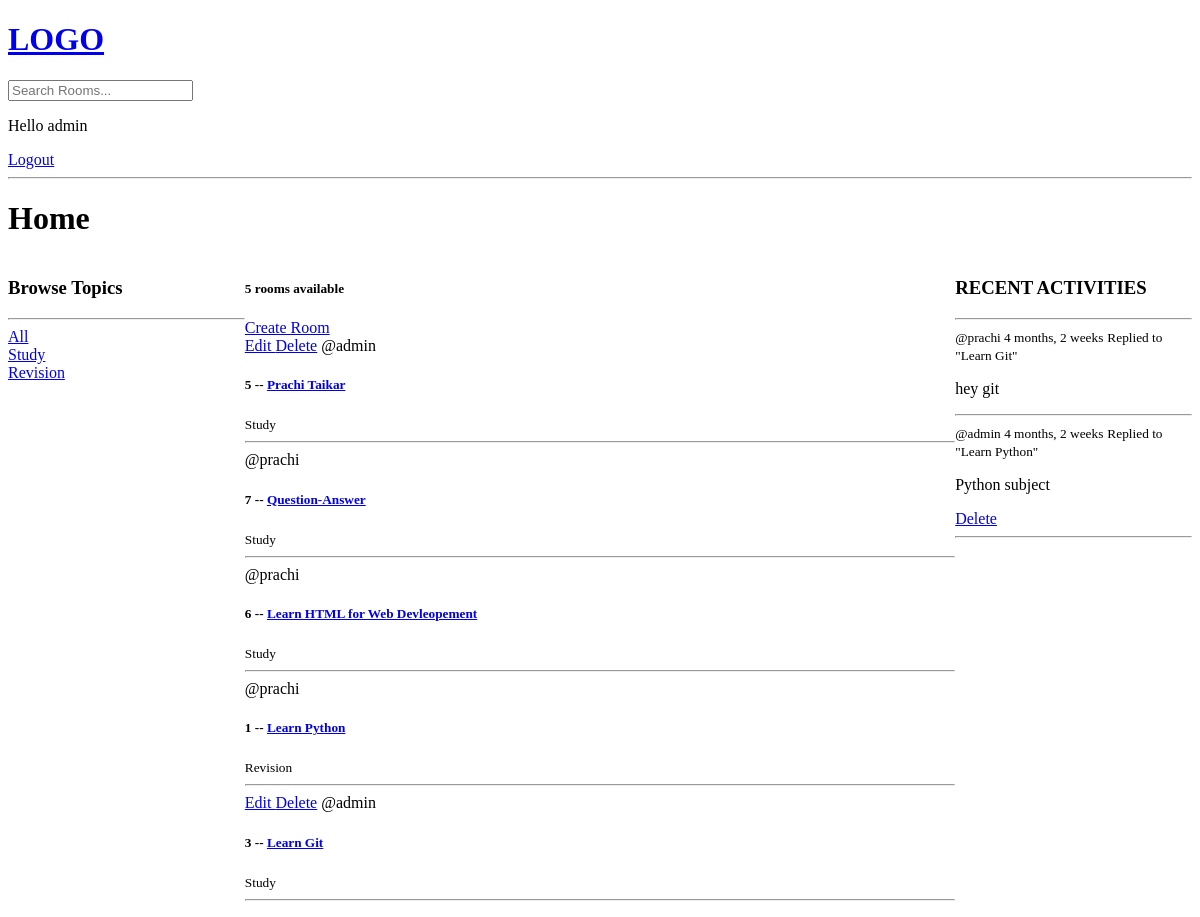
Before: / (signed in) with the older database file.
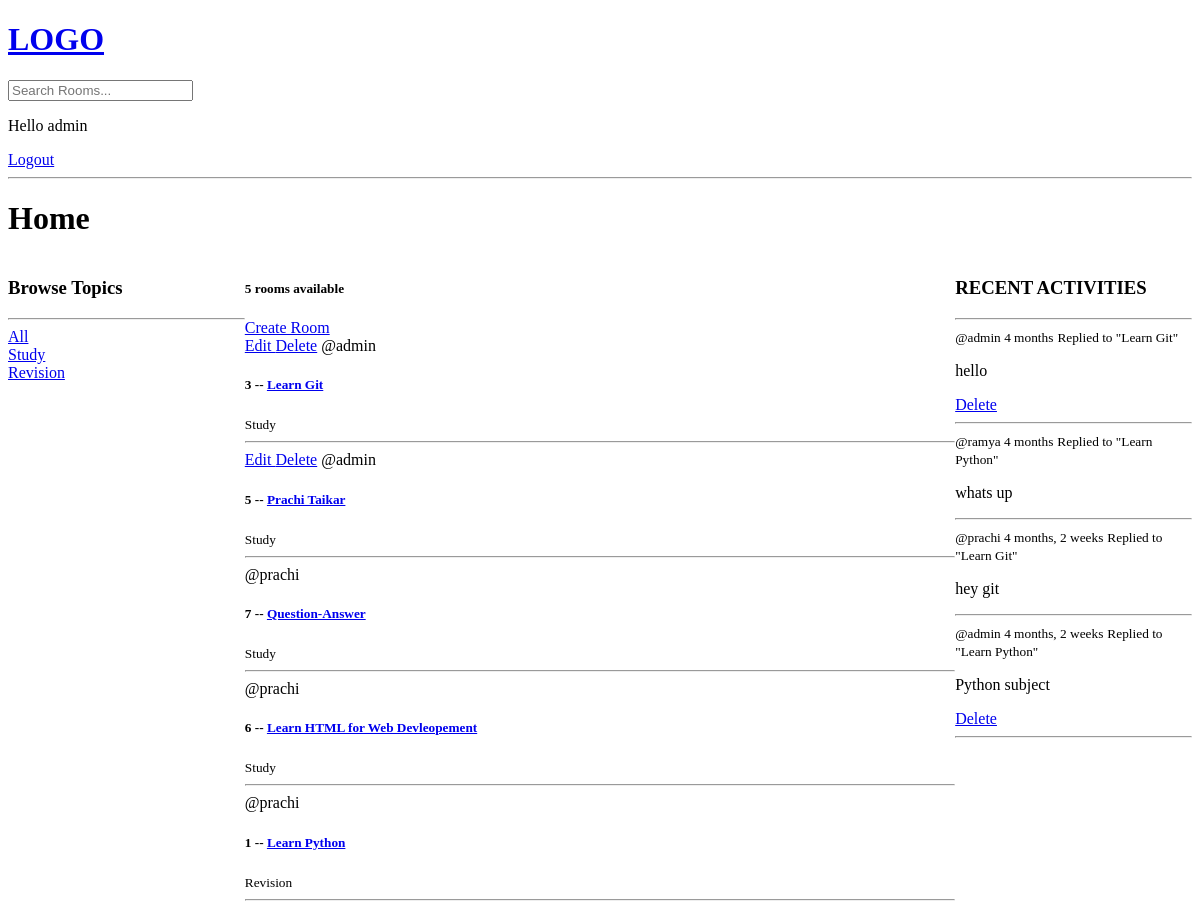
After: the same page with the newer database file.
### base/models.py (models this page shows, shortened)
class Topic(models.Model):
    name = models.CharField(max_length = 200)

class Room(models.Model):
    host = models.ForeignKey(User, on_delete =  models.SET_NULL, null = True)
    topic = models.ForeignKey(Topic, on_delete =  models.SET_NULL, null = True)
    name = models.CharField(max_length = 200)
    description = models.TextField(null = True, blank = True)
    participants = models.ManyToManyField(User, related_name ='participants', blank= True )
    updated = models.DateTimeField(auto_now = True)
    created = models.DateTimeField(auto_now_add = True)
    class Meta:
        ordering = ['-updated', '-created']
    def __str__(self):
        return self.name

class Message(models.Model):
    user = models.ForeignKey(User, on_delete = models.CASCADE)
    room = models.ForeignKey(Room, on_delete = models.CASCADE)
    body = models.TextField()
    updated = models.DateTimeField(auto_now = True)
    created = models.DateTimeField(auto_now_add = True)
    class Meta:
        ordering = ['-updated', '-created']
    def __str__(self):
        return self.body[0:50]

### base/views.py (the view)
# urls.py: path('', views.home, name = "home"),
def home(request):
    q = request.GET.get('q') if request.GET.get('q') != None else ''
    rooms = Room.objects.filter(
        Q(topic__name__icontains=q) |
        Q(name__icontains=q) |
        Q(description__icontains=q)
        )
    topics = Topic.objects.all()
    room_count = rooms.count()
    room_messages = Message.objects.filter(Q(room__topic__name__icontains=q))
    context = { 'rooms': rooms, 'topics': topics, 'room_count': room_count, 'room_messages': room_messages}
    return render(request, 'base/home.html', context)

### base/templates/base/home.html (shortened to what this page needs)
{% extends 'main.html' %}
{% block content %}
<h1>Home</h1>
    <div class="home-container">
        <div>
            {% include 'base/topics_component.html' %}
        </div>
        <div>
            <h5>{{room_count}} rooms available</h5>
            <a href="{% url 'create-room' %}">Create Room</a>
                <div>
                {% include 'base/feed_component.html' %}
                </div>
        </div>
        <div>
            {% include 'base/activity_component.html' %}
        </div>
    </div>
{% endblock content %}

### base/templates/base/topics_component.html
<h3>Browse Topics</h3>
<hr />
<div>
  <a href="{% url 'home' %}?q={{topic.name}}">All</a>
</div>
{% for topic in topics %}
<div>
  <a href="{% url 'home' %}?q={{topic.name}}">{{topic.name}}</a>
</div>
{% endfor %}

### base/templates/base/feed_component.html
{% for room in rooms %}
<div>
  {% if request.user == room.host %}
  <a href="{% url 'update-room' room.id %}"> Edit </a>
  <a href="{% url 'delete-room' room.id %}">Delete</a>
  {% endif %}
  <span> @{{room.host.username}} </span>
  <h5>
    {{room.id}} -- <a href="{% url 'room' room.id  %}"> {{room.name}} </a>
  </h5>
  <small> {{room.topic.name}} </small>
  <hr />
</div>
{% endfor %}

### base/templates/base/activity_component.html
<h3>RECENT ACTIVITIES</h3>
<hr />
{% for message in room_messages %}
<div>
  <small> @{{message.user}} {{message.created|timesince}}</small>
  <small> Replied to "{{message.room}}" </small>
  <p>{{message}}</p>
  {% if request.user == message.user %}
  <a href="{% url 'delete-message' message.id %}"> Delete</a>
  {% endif %}
  <hr />
</div>
{% endfor %}

Changed rows visible on the page:
changed Room "Learn Git": moves up the list
added Message: user "admin", created "4 months", room "Learn Git", body "hello", shows "Delete"
added Message: user "ramya", created "4 months", room "Learn Python", body "whats up"
